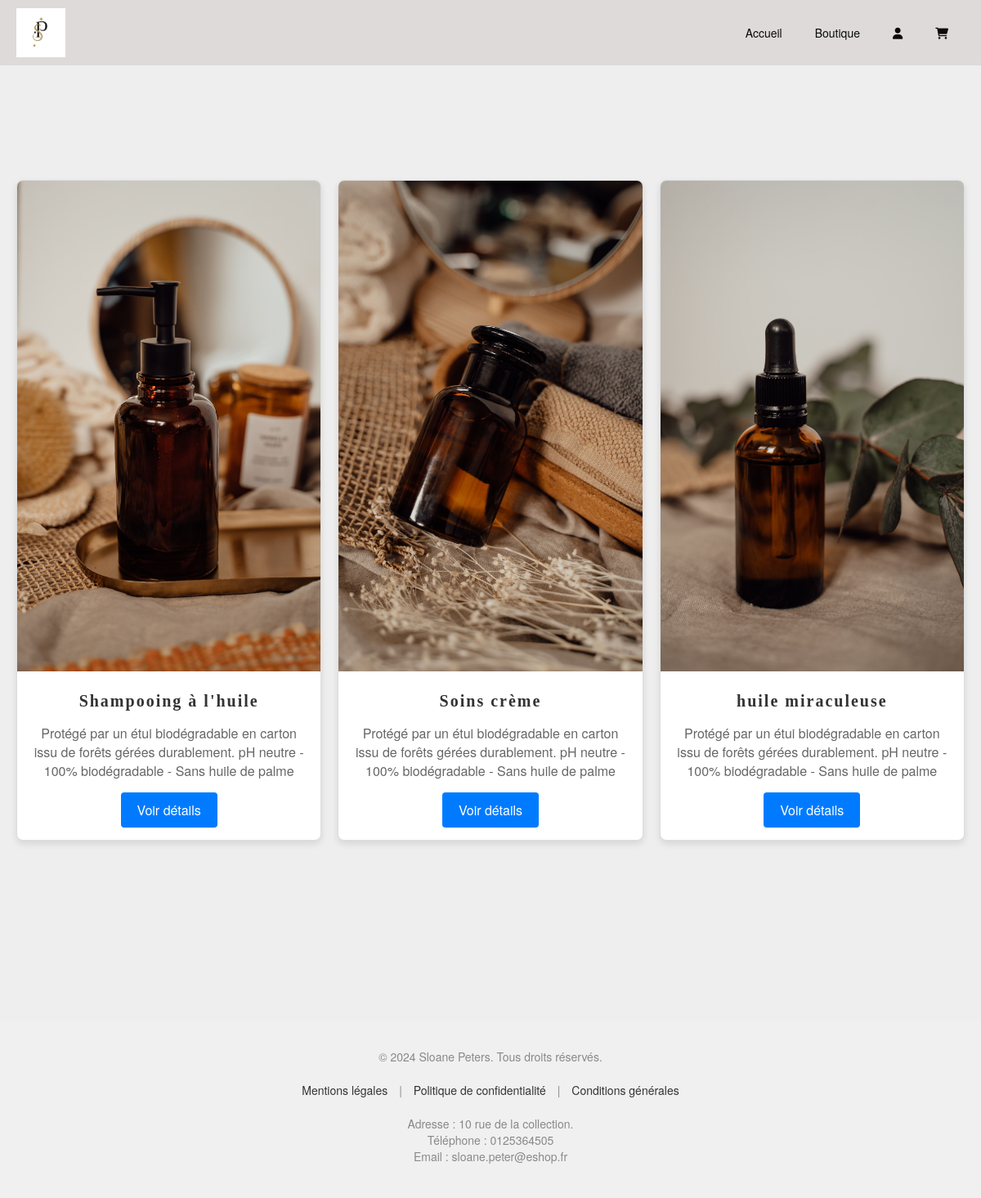
The app's page /products/products/, older data.
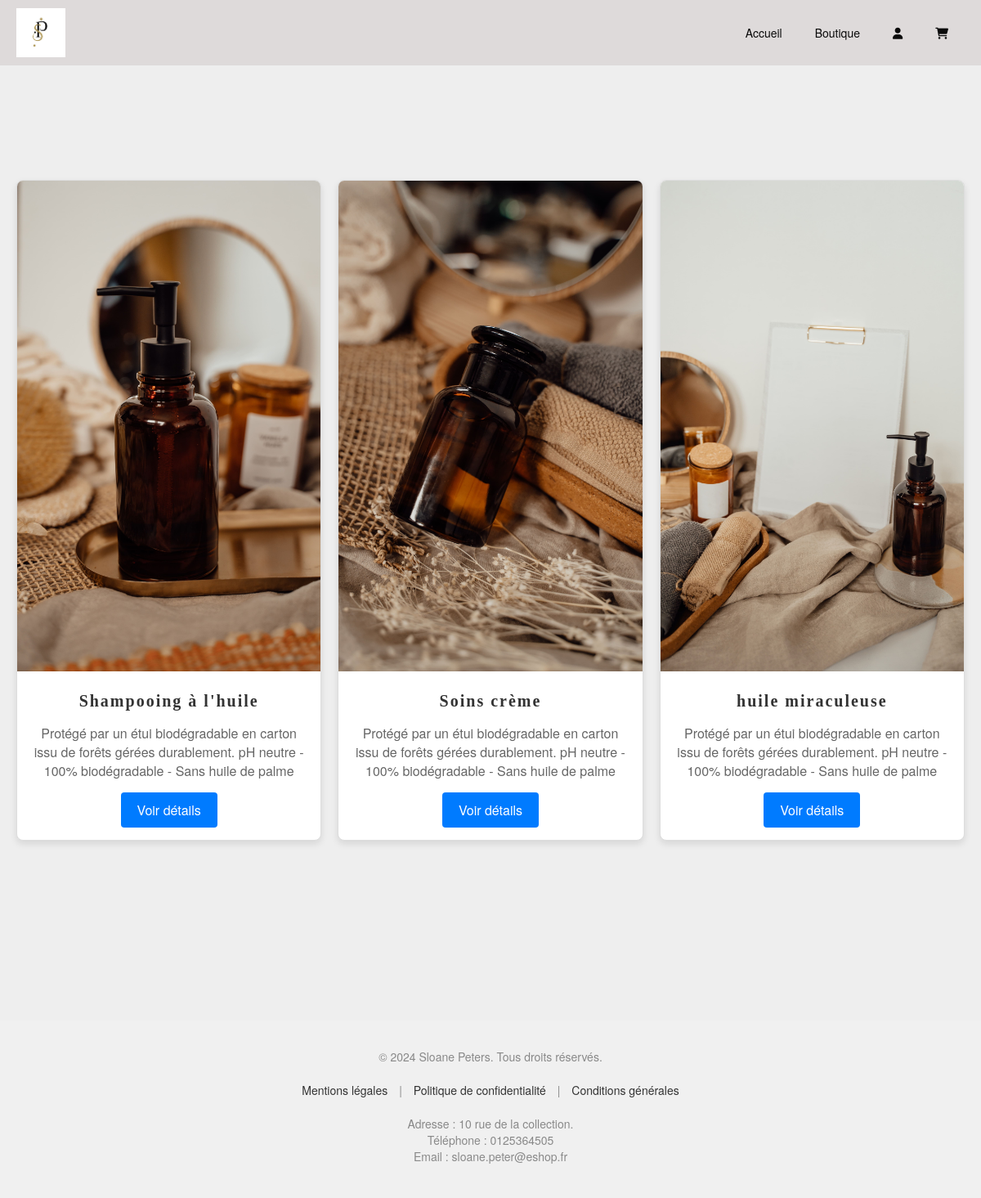
The same page, newer data.
### shop/models.py (models this page shows, shortened)
class Product(models.Model):
    category = models.ForeignKey(Category, related_name='products', on_delete=models.CASCADE)
    name = models.CharField(max_length=255)
    price = models.DecimalField(decimal_places=2, max_digits=10)
    description = models.TextField()
    image = models.ImageField(upload_to='shop', null=True, blank=True)
    quantity = models.IntegerField(default=0)

### shop/views.py (the view)
def product_list(request: HttpRequest):
    category_id = request.GET.get('category')
    products = Product.objects.all()
    if category_id:
        try:
            category_id = int(category_id)  # Assurez-vous que category_id est un entier valide
            products = products.filter(category_id=category_id)
        except ValueError:
            pass
    return render(request, 'product_list.html', {'products': products})

### templates/product_list.html (shortened to what this page needs)
{% extends "base.html" %}
{% load static %}
{% block content %}
    <div class="product-container">
        <div class="product-grid">
            {% for product in products %}
                <div class="product-card">
                    <img src="{{ product.image.url }}" class="product-image" alt="{{ product.name }}">
                    <div class="product-info">
                        <h5 class="product-name">{{ product.name }}</h5>
                        <p class="product-description">{{ product.description }}</p>
                        <a href="{% url 'product_detail' product.id %}" class="product-button">Voir détails</a>
                    </div>
                </div>
            {% endfor %}
        </div>
    </div>
{% endblock %}

### templates/base.html (shortened to what this page needs)
<html lang="fr">
<head>
    <link rel="stylesheet" href="https://cdnjs.cloudflare.com/ajax/libs/font-awesome/6.0.0-beta3/css/all.min.css">
        {% load static %}
    <link rel="stylesheet" href="{% static 'css/style.css' %}">
</head>
<body>
    <header class="header">
    <nav class="navbar">
        <div class="logo">
            <a href="{% url 'home' %}" aria-label="Retour à l'accueil">
                <img src="{% static 'images/logo.jpg' %}" style="height:60px;" alt="Logo de la marque"/>
            </a>
        </div>
        <ul class="nav-links">
            <li><a href="{% url 'home' %}" aria-label="Page d'accueil">Accueil</a></li>
            <li><a href="{% url 'eshop' %}" aria-label="Boutique">Boutique</a></li>
            <li><a href="{% url 'login' %}" aria-label="Connexion" class="icon-container">
    <i class="fas fa-user"></i>
</a>
</li>
            <li>
                <a href="{% url 'view_cart' %}" aria-label="Panier" class="cart-icon">
                    <i class="fas fa-shopping-cart"></i>
                </a>
            </li>
        </ul>
    </nav>
</header>
    <div class="content">
        {% block content %}{% endblock %}
    </div>
    {% include 'footer.html' %}
</body>
</html>

### templates/footer.html
<footer class="footer">
        <p>&copy; 2024 Sloane Peters. Tous droits réservés.</p>
        <p>
            <a href="#">Mentions légales</a> |
            <a href="#">Politique de confidentialité</a> |
            <a href="#">Conditions générales</a>
        </p>
        <p>
            Adresse : 10 rue de la collection.<br>
            Téléphone : 0125364505<br>
            Email : sloane.peter@eshop.fr
        </p>
    </footer>

### static/css/style.css (style rules this page uses)
body { background: #eee; font-family: Helvetica Neue, Helvetica, Arial, sans-serif; font-size: 14px; color: #000; margin: 0; padding: 0; }
h1, h2, h3, h4, h5, h6 { clear: both; font-family: "Patua One", serif; letter-spacing: 2px; }
p { margin-bottom: 1.5em; color: #898989; }
.footer { background-color: #f0f0f0; padding: 20px 0; text-align: center; font-size: 14px; color: #333; }
.footer a { color: #333; text-decoration: none; margin: 0 10px; }
.header { position: fixed; top: 0; left: 0; width: 100%; display: flex; justify-content: space-between; align-items: center; background-color: rgba(255, 255, 255, 0.9); box-shadow: 0 2px 4px rgba(87, 82, 82, 0.1); z-index: 1000; }
.navbar { display: flex; justify-content: space-between; align-items: center; width: 100%; position: fixed; background-color: rgba(218, 213, 213, 0.8); color: #fff; padding: 10px 20px; top: 0; left: 0; z-index: 1000; transition: opacity 1s ease, transform 1s ease, height 1s ease; }
.nav-links { list-style: none; margin: 0; padding: 0; display: flex; align-items: center; margin-left: auto; margin-right: 50px; }
.nav-links li { margin-left: 20px; }
.nav-links a { color: #0a0a0a; text-decoration: none; padding: 0 10px; transition: color 0.3s ease; }
.product-container { padding: 20px; margin: 200px auto; max-width: 1200px; }
.product-grid { display: grid; grid-template-columns: repeat(auto-fit, minmax(250px, 1fr)); gap: 20px; }
.product-card { display: flex; flex-direction: column; border: 1px solid #ddd; border-radius: 8px; overflow: hidden; box-shadow: 0 4px 8px rgba(0, 0, 0, 0.1); background-color: #fff; transition: box-shadow 0.3s ease; }
.product-image { width: 100%; height: 600px; object-fit: cover; }
.product-info { padding: 15px; text-align: center; }
.product-name { font-size: 1.25rem; margin: 10px 0; color: #333; }
.product-description { font-size: 0.875rem; color: #666; margin-bottom: 15px; }
.product-button { display: inline-block; padding: 10px 20px; font-size: 1rem; color: #fff; background-color: #007bff; border: none; border-radius: 4px; text-decoration: none; transition: background-color 0.3s ease; }
.product-info { text-align: center; }
.product-info p { font-size: 1rem; color: #666; }

Row changes from the older to the newer data that the page shows:
changed Product "huile miraculeuse": image: a different picture
